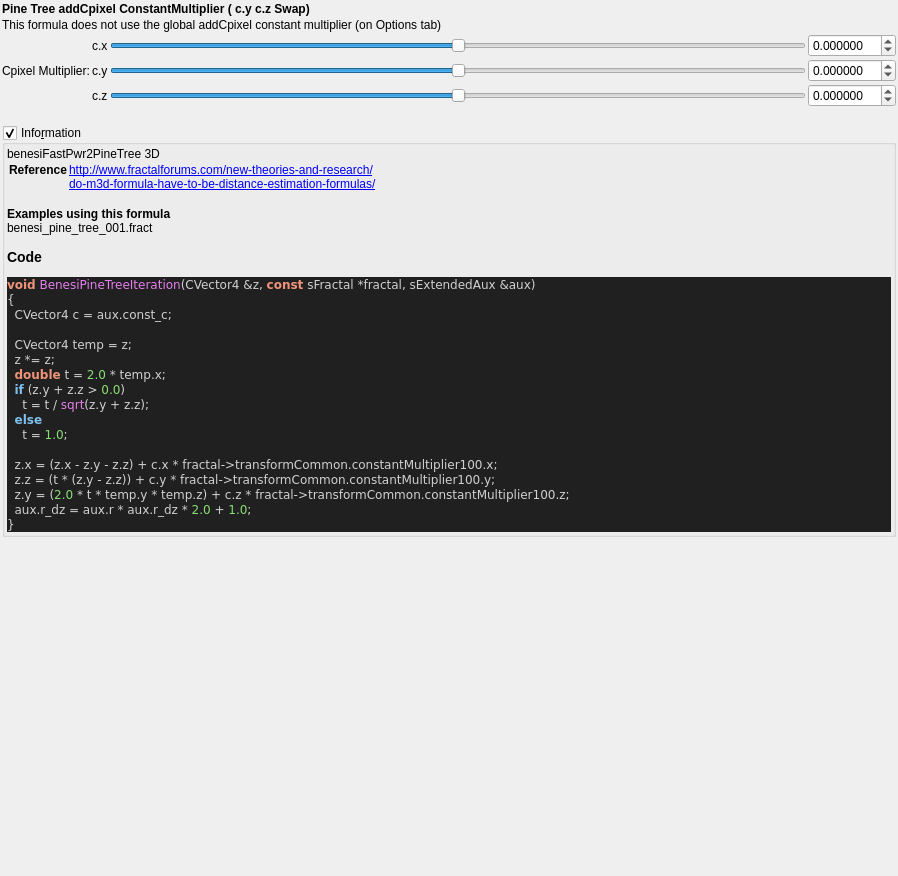
<?xml version="1.0" encoding="UTF-8"?>
<ui version="4.0">
 <class>benesi_pine_tree</class>
 <widget class="QWidget" name="Form">
  <property name="geometry">
   <rect>
    <x>0</x>
    <y>0</y>
    <width>898</width>
    <height>876</height>
   </rect>
  </property>
  <property name="windowTitle">
   <string notr="true">benesi_pine_tree</string>
  </property>
  <layout class="QVBoxLayout" name="verticalLayout">
   <property name="spacing">
    <number>2</number>
   </property>
   <property name="leftMargin">
    <number>2</number>
   </property>
   <property name="topMargin">
    <number>2</number>
   </property>
   <property name="rightMargin">
    <number>2</number>
   </property>
   <property name="bottomMargin">
    <number>2</number>
   </property>
   <item>
    <widget class="QLabel" name="label_115">
     <property name="font">
      <font>
       <weight>75</weight>
       <bold>true</bold>
      </font>
     </property>
     <property name="text">
      <string>Pine Tree addCpixel ConstantMultiplier ( c.y c.z Swap)</string>
     </property>
    </widget>
   </item>
   <item>
    <widget class="QLabel" name="label">
     <property name="text">
      <string>This formula does not use the global addCpixel constant multiplier (on Options tab)</string>
     </property>
    </widget>
   </item>
   <item>
    <layout class="QGridLayout" name="gridLayout_37">
     <property name="spacing">
      <number>2</number>
     </property>
     <item row="2" column="3">
      <widget class="MyDoubleSpinBox" name="spinbox3_transf_constant_multiplier_100_z">
       <property name="sizePolicy">
        <sizepolicy hsizetype="Minimum" vsizetype="Maximum">
         <horstretch>0</horstretch>
         <verstretch>0</verstretch>
        </sizepolicy>
       </property>
       <property name="prefix">
        <string/>
       </property>
       <property name="suffix">
        <string/>
       </property>
       <property name="decimals">
        <number>6</number>
       </property>
       <property name="minimum">
        <double>-99.989999999999995</double>
       </property>
       <property name="maximum">
        <double>99.989999999999995</double>
       </property>
       <property name="singleStep">
        <double>0.100000000000000</double>
       </property>
      </widget>
     </item>
     <item row="1" column="3">
      <widget class="MyDoubleSpinBox" name="spinbox3_transf_constant_multiplier_100_y">
       <property name="sizePolicy">
        <sizepolicy hsizetype="Minimum" vsizetype="Maximum">
         <horstretch>0</horstretch>
         <verstretch>0</verstretch>
        </sizepolicy>
       </property>
       <property name="prefix">
        <string/>
       </property>
       <property name="suffix">
        <string/>
       </property>
       <property name="decimals">
        <number>6</number>
       </property>
       <property name="minimum">
        <double>-99.989999999999995</double>
       </property>
       <property name="maximum">
        <double>99.989999999999995</double>
       </property>
       <property name="singleStep">
        <double>0.100000000000000</double>
       </property>
      </widget>
     </item>
     <item row="0" column="2">
      <widget class="QSlider" name="slider3_transf_constant_multiplier_100_x">
       <property name="sizePolicy">
        <sizepolicy hsizetype="Preferred" vsizetype="Preferred">
         <horstretch>0</horstretch>
         <verstretch>0</verstretch>
        </sizepolicy>
       </property>
       <property name="minimum">
        <number>-5000000</number>
       </property>
       <property name="maximum">
        <number>5000000</number>
       </property>
       <property name="singleStep">
        <number>1</number>
       </property>
       <property name="orientation">
        <enum>Qt::Horizontal</enum>
       </property>
      </widget>
     </item>
     <item row="0" column="1">
      <widget class="QLabel" name="label_113">
       <property name="text">
        <string notr="true">c.x</string>
       </property>
      </widget>
     </item>
     <item row="1" column="2">
      <widget class="QSlider" name="slider3_transf_constant_multiplier_100_y">
       <property name="sizePolicy">
        <sizepolicy hsizetype="Expanding" vsizetype="Maximum">
         <horstretch>0</horstretch>
         <verstretch>0</verstretch>
        </sizepolicy>
       </property>
       <property name="minimum">
        <number>-5000000</number>
       </property>
       <property name="maximum">
        <number>5000000</number>
       </property>
       <property name="singleStep">
        <number>1</number>
       </property>
       <property name="orientation">
        <enum>Qt::Horizontal</enum>
       </property>
      </widget>
     </item>
     <item row="0" column="3">
      <widget class="MyDoubleSpinBox" name="spinbox3_transf_constant_multiplier_100_x">
       <property name="sizePolicy">
        <sizepolicy hsizetype="Minimum" vsizetype="Maximum">
         <horstretch>0</horstretch>
         <verstretch>0</verstretch>
        </sizepolicy>
       </property>
       <property name="prefix">
        <string/>
       </property>
       <property name="suffix">
        <string/>
       </property>
       <property name="decimals">
        <number>6</number>
       </property>
       <property name="minimum">
        <double>-99.989999999999995</double>
       </property>
       <property name="maximum">
        <double>99.989999999999995</double>
       </property>
       <property name="singleStep">
        <double>0.100000000000000</double>
       </property>
      </widget>
     </item>
     <item row="2" column="2">
      <widget class="QSlider" name="slider3_transf_constant_multiplier_100_z">
       <property name="sizePolicy">
        <sizepolicy hsizetype="Expanding" vsizetype="Maximum">
         <horstretch>0</horstretch>
         <verstretch>0</verstretch>
        </sizepolicy>
       </property>
       <property name="minimum">
        <number>-5000000</number>
       </property>
       <property name="maximum">
        <number>5000000</number>
       </property>
       <property name="singleStep">
        <number>1</number>
       </property>
       <property name="orientation">
        <enum>Qt::Horizontal</enum>
       </property>
      </widget>
     </item>
     <item row="1" column="1">
      <widget class="QLabel" name="label_71">
       <property name="text">
        <string notr="true">c.y</string>
       </property>
      </widget>
     </item>
     <item row="2" column="1">
      <widget class="QLabel" name="label_117">
       <property name="text">
        <string notr="true">c.z</string>
       </property>
      </widget>
     </item>
     <item row="1" column="0">
      <widget class="QLabel" name="label_114">
       <property name="text">
        <string>Cpixel Multiplier:</string>
       </property>
      </widget>
     </item>
    </layout>
   </item>
   <item>
    <widget class="QLabel" name="label_2">
     <property name="text">
      <string/>
     </property>
    </widget>
   </item>
   <item>
    <widget class="MyGroupBox" name="groupCheck_info">
     <property name="title">
      <string>Info&amp;rmation</string>
     </property>
     <property name="flat">
      <bool>false</bool>
     </property>
     <property name="checkable">
      <bool>true</bool>
     </property>
     <layout class="QVBoxLayout" name="verticalLayout_2">
      <property name="spacing">
       <number>2</number>
      </property>
      <property name="leftMargin">
       <number>2</number>
      </property>
      <property name="topMargin">
       <number>2</number>
      </property>
      <property name="rightMargin">
       <number>2</number>
      </property>
      <property name="bottomMargin">
       <number>2</number>
      </property>
      <item>
       <widget class="QLabel" name="label_code_content">
        <property name="text">
         <string notr="true">&lt;p&gt;benesiFastPwr2PineTree 3D&lt;/p&gt;&lt;table&gt;
&lt;tr&gt;&lt;th&gt;Reference&lt;/th&gt;&lt;td&gt;&lt;a href=&quot;http://www.fractalforums.com/new-theories-and-research/&quot;&gt;http://www.fractalforums.com/new-theories-and-research/&lt;br&gt;
&lt;a href=&quot;do-m3d-formula-have-to-be-distance-estimation-formulas/&quot;&gt;do-m3d-formula-have-to-be-distance-estimation-formulas/&lt;br&gt;
&lt;/td&gt;&lt;/tr&gt;
&lt;/table&gt;
&lt;br&gt;&lt;b&gt;Examples using this formula&lt;/b&gt;&lt;br&gt;benesi_pine_tree_001.fract&lt;h3&gt;Code&lt;/h3&gt;
&lt;body style=&quot;background-color:#202020&quot;&gt;
&lt;pre style=&quot;color:#d0d0d0; background-color:#202020;  font-family:'Courier New',monospace;&quot;&gt;&lt;span style=&quot;color:#f09479; font-weight:bold&quot;&gt;void&lt;/span&gt; &lt;span style=&quot;color:#e47eed&quot;&gt;BenesiPineTreeIteration&lt;/span&gt;&lt;span style=&quot;color:#d0d0d0&quot;&gt;(&lt;/span&gt;CVector4 &lt;span style=&quot;color:#d0d0d0&quot;&gt;&amp;amp;&lt;/span&gt;z&lt;span style=&quot;color:#d0d0d0&quot;&gt;,&lt;/span&gt; &lt;span style=&quot;color:#f09479; font-weight:bold&quot;&gt;const&lt;/span&gt; sFractal &lt;span style=&quot;color:#d0d0d0&quot;&gt;*&lt;/span&gt;fractal&lt;span style=&quot;color:#d0d0d0&quot;&gt;,&lt;/span&gt; sExtendedAux &lt;span style=&quot;color:#d0d0d0&quot;&gt;&amp;amp;&lt;/span&gt;aux&lt;span style=&quot;color:#d0d0d0&quot;&gt;)&lt;/span&gt;
&lt;span style=&quot;color:#d0d0d0&quot;&gt;{&lt;/span&gt;
  CVector4 c &lt;span style=&quot;color:#d0d0d0&quot;&gt;=&lt;/span&gt; aux&lt;span style=&quot;color:#d0d0d0&quot;&gt;.&lt;/span&gt;const_c&lt;span style=&quot;color:#d0d0d0&quot;&gt;;&lt;/span&gt;

  CVector4 temp &lt;span style=&quot;color:#d0d0d0&quot;&gt;=&lt;/span&gt; z&lt;span style=&quot;color:#d0d0d0&quot;&gt;;&lt;/span&gt;
  z &lt;span style=&quot;color:#d0d0d0&quot;&gt;*=&lt;/span&gt; z&lt;span style=&quot;color:#d0d0d0&quot;&gt;;&lt;/span&gt;
  &lt;span style=&quot;color:#f09479; font-weight:bold&quot;&gt;double&lt;/span&gt; t &lt;span style=&quot;color:#d0d0d0&quot;&gt;=&lt;/span&gt; &lt;span style=&quot;color:#87df71&quot;&gt;2.0&lt;/span&gt; &lt;span style=&quot;color:#d0d0d0&quot;&gt;*&lt;/span&gt; temp&lt;span style=&quot;color:#d0d0d0&quot;&gt;.&lt;/span&gt;x&lt;span style=&quot;color:#d0d0d0&quot;&gt;;&lt;/span&gt;
  &lt;span style=&quot;color:#7ec0ee; font-weight:bold&quot;&gt;if&lt;/span&gt; &lt;span style=&quot;color:#d0d0d0&quot;&gt;(&lt;/span&gt;z&lt;span style=&quot;color:#d0d0d0&quot;&gt;.&lt;/span&gt;y &lt;span style=&quot;color:#d0d0d0&quot;&gt;+&lt;/span&gt; z&lt;span style=&quot;color:#d0d0d0&quot;&gt;.&lt;/span&gt;z &lt;span style=&quot;color:#d0d0d0&quot;&gt;&amp;gt;&lt;/span&gt; &lt;span style=&quot;color:#87df71&quot;&gt;0.0&lt;/span&gt;&lt;span style=&quot;color:#d0d0d0&quot;&gt;)&lt;/span&gt;
    t &lt;span style=&quot;color:#d0d0d0&quot;&gt;=&lt;/span&gt; t &lt;span style=&quot;color:#d0d0d0&quot;&gt;/&lt;/span&gt; &lt;span style=&quot;color:#e47eed&quot;&gt;sqrt&lt;/span&gt;&lt;span style=&quot;color:#d0d0d0&quot;&gt;(&lt;/span&gt;z&lt;span style=&quot;color:#d0d0d0&quot;&gt;.&lt;/span&gt;y &lt;span style=&quot;color:#d0d0d0&quot;&gt;+&lt;/span&gt; z&lt;span style=&quot;color:#d0d0d0&quot;&gt;.&lt;/span&gt;z&lt;span style=&quot;color:#d0d0d0&quot;&gt;);&lt;/span&gt;
  &lt;span style=&quot;color:#7ec0ee; font-weight:bold&quot;&gt;else&lt;/span&gt;
    t &lt;span style=&quot;color:#d0d0d0&quot;&gt;=&lt;/span&gt; &lt;span style=&quot;color:#87df71&quot;&gt;1.0&lt;/span&gt;&lt;span style=&quot;color:#d0d0d0&quot;&gt;;&lt;/span&gt;

  z&lt;span style=&quot;color:#d0d0d0&quot;&gt;.&lt;/span&gt;x &lt;span style=&quot;color:#d0d0d0&quot;&gt;= (&lt;/span&gt;z&lt;span style=&quot;color:#d0d0d0&quot;&gt;.&lt;/span&gt;x &lt;span style=&quot;color:#d0d0d0&quot;&gt;-&lt;/span&gt; z&lt;span style=&quot;color:#d0d0d0&quot;&gt;.&lt;/span&gt;y &lt;span style=&quot;color:#d0d0d0&quot;&gt;-&lt;/span&gt; z&lt;span style=&quot;color:#d0d0d0&quot;&gt;.&lt;/span&gt;z&lt;span style=&quot;color:#d0d0d0&quot;&gt;) +&lt;/span&gt; c&lt;span style=&quot;color:#d0d0d0&quot;&gt;.&lt;/span&gt;x &lt;span style=&quot;color:#d0d0d0&quot;&gt;*&lt;/span&gt; fractal&lt;span style=&quot;color:#d0d0d0&quot;&gt;-&amp;gt;&lt;/span&gt;transformCommon&lt;span style=&quot;color:#d0d0d0&quot;&gt;.&lt;/span&gt;constantMultiplier100&lt;span style=&quot;color:#d0d0d0&quot;&gt;.&lt;/span&gt;x&lt;span style=&quot;color:#d0d0d0&quot;&gt;;&lt;/span&gt;
  z&lt;span style=&quot;color:#d0d0d0&quot;&gt;.&lt;/span&gt;z &lt;span style=&quot;color:#d0d0d0&quot;&gt;= (&lt;/span&gt;t &lt;span style=&quot;color:#d0d0d0&quot;&gt;* (&lt;/span&gt;z&lt;span style=&quot;color:#d0d0d0&quot;&gt;.&lt;/span&gt;y &lt;span style=&quot;color:#d0d0d0&quot;&gt;-&lt;/span&gt; z&lt;span style=&quot;color:#d0d0d0&quot;&gt;.&lt;/span&gt;z&lt;span style=&quot;color:#d0d0d0&quot;&gt;)) +&lt;/span&gt; c&lt;span style=&quot;color:#d0d0d0&quot;&gt;.&lt;/span&gt;y &lt;span style=&quot;color:#d0d0d0&quot;&gt;*&lt;/span&gt; fractal&lt;span style=&quot;color:#d0d0d0&quot;&gt;-&amp;gt;&lt;/span&gt;transformCommon&lt;span style=&quot;color:#d0d0d0&quot;&gt;.&lt;/span&gt;constantMultiplier100&lt;span style=&quot;color:#d0d0d0&quot;&gt;.&lt;/span&gt;y&lt;span style=&quot;color:#d0d0d0&quot;&gt;;&lt;/span&gt;
  z&lt;span style=&quot;color:#d0d0d0&quot;&gt;.&lt;/span&gt;y &lt;span style=&quot;color:#d0d0d0&quot;&gt;= (&lt;/span&gt;&lt;span style=&quot;color:#87df71&quot;&gt;2.0&lt;/span&gt; &lt;span style=&quot;color:#d0d0d0&quot;&gt;*&lt;/span&gt; t &lt;span style=&quot;color:#d0d0d0&quot;&gt;*&lt;/span&gt; temp&lt;span style=&quot;color:#d0d0d0&quot;&gt;.&lt;/span&gt;y &lt;span style=&quot;color:#d0d0d0&quot;&gt;*&lt;/span&gt; temp&lt;span style=&quot;color:#d0d0d0&quot;&gt;.&lt;/span&gt;z&lt;span style=&quot;color:#d0d0d0&quot;&gt;) +&lt;/span&gt; c&lt;span style=&quot;color:#d0d0d0&quot;&gt;.&lt;/span&gt;z &lt;span style=&quot;color:#d0d0d0&quot;&gt;*&lt;/span&gt; fractal&lt;span style=&quot;color:#d0d0d0&quot;&gt;-&amp;gt;&lt;/span&gt;transformCommon&lt;span style=&quot;color:#d0d0d0&quot;&gt;.&lt;/span&gt;constantMultiplier100&lt;span style=&quot;color:#d0d0d0&quot;&gt;.&lt;/span&gt;z&lt;span style=&quot;color:#d0d0d0&quot;&gt;;&lt;/span&gt;
  aux&lt;span style=&quot;color:#d0d0d0&quot;&gt;.&lt;/span&gt;r_dz &lt;span style=&quot;color:#d0d0d0&quot;&gt;=&lt;/span&gt; aux&lt;span style=&quot;color:#d0d0d0&quot;&gt;.&lt;/span&gt;r &lt;span style=&quot;color:#d0d0d0&quot;&gt;*&lt;/span&gt; aux&lt;span style=&quot;color:#d0d0d0&quot;&gt;.&lt;/span&gt;r_dz &lt;span style=&quot;color:#d0d0d0&quot;&gt;*&lt;/span&gt; &lt;span style=&quot;color:#87df71&quot;&gt;2.0&lt;/span&gt; &lt;span style=&quot;color:#d0d0d0&quot;&gt;+&lt;/span&gt; &lt;span style=&quot;color:#87df71&quot;&gt;1.0&lt;/span&gt;&lt;span style=&quot;color:#d0d0d0&quot;&gt;;&lt;/span&gt;
&lt;span style=&quot;color:#d0d0d0&quot;&gt;}&lt;/span&gt;
&lt;/pre&gt;
&lt;/body&gt;</string>
        </property>
        <property name="wordWrap">
         <bool>true</bool>
        </property>
        <property name="openExternalLinks">
         <bool>true</bool>
        </property>
        <property name="textInteractionFlags">
         <set>Qt::LinksAccessibleByMouse|Qt::TextSelectableByMouse</set>
        </property>
       </widget>
      </item>
     </layout>
    </widget>
   </item>
   <item>
    <spacer name="verticalSpacer">
     <property name="orientation">
      <enum>Qt::Vertical</enum>
     </property>
     <property name="sizeHint" stdset="0">
      <size>
       <width>20</width>
       <height>40</height>
      </size>
     </property>
    </spacer>
   </item>
  </layout>
 </widget>
 <customwidgets>
  <customwidget>
   <class>MyDoubleSpinBox</class>
   <extends>QDoubleSpinBox</extends>
   <header>my_double_spin_box.h</header>
  </customwidget>
  <customwidget>
   <class>MyGroupBox</class>
   <extends>QGroupBox</extends>
   <header>my_group_box.h</header>
   <container>1</container>
  </customwidget>
 </customwidgets>
 <tabstops>
  <tabstop>slider3_transf_constant_multiplier_100_x</tabstop>
  <tabstop>spinbox3_transf_constant_multiplier_100_x</tabstop>
  <tabstop>slider3_transf_constant_multiplier_100_y</tabstop>
  <tabstop>spinbox3_transf_constant_multiplier_100_y</tabstop>
  <tabstop>slider3_transf_constant_multiplier_100_z</tabstop>
  <tabstop>spinbox3_transf_constant_multiplier_100_z</tabstop>
  <tabstop>groupCheck_info</tabstop>
 </tabstops>
 <resources/>
 <connections/>
</ui>
